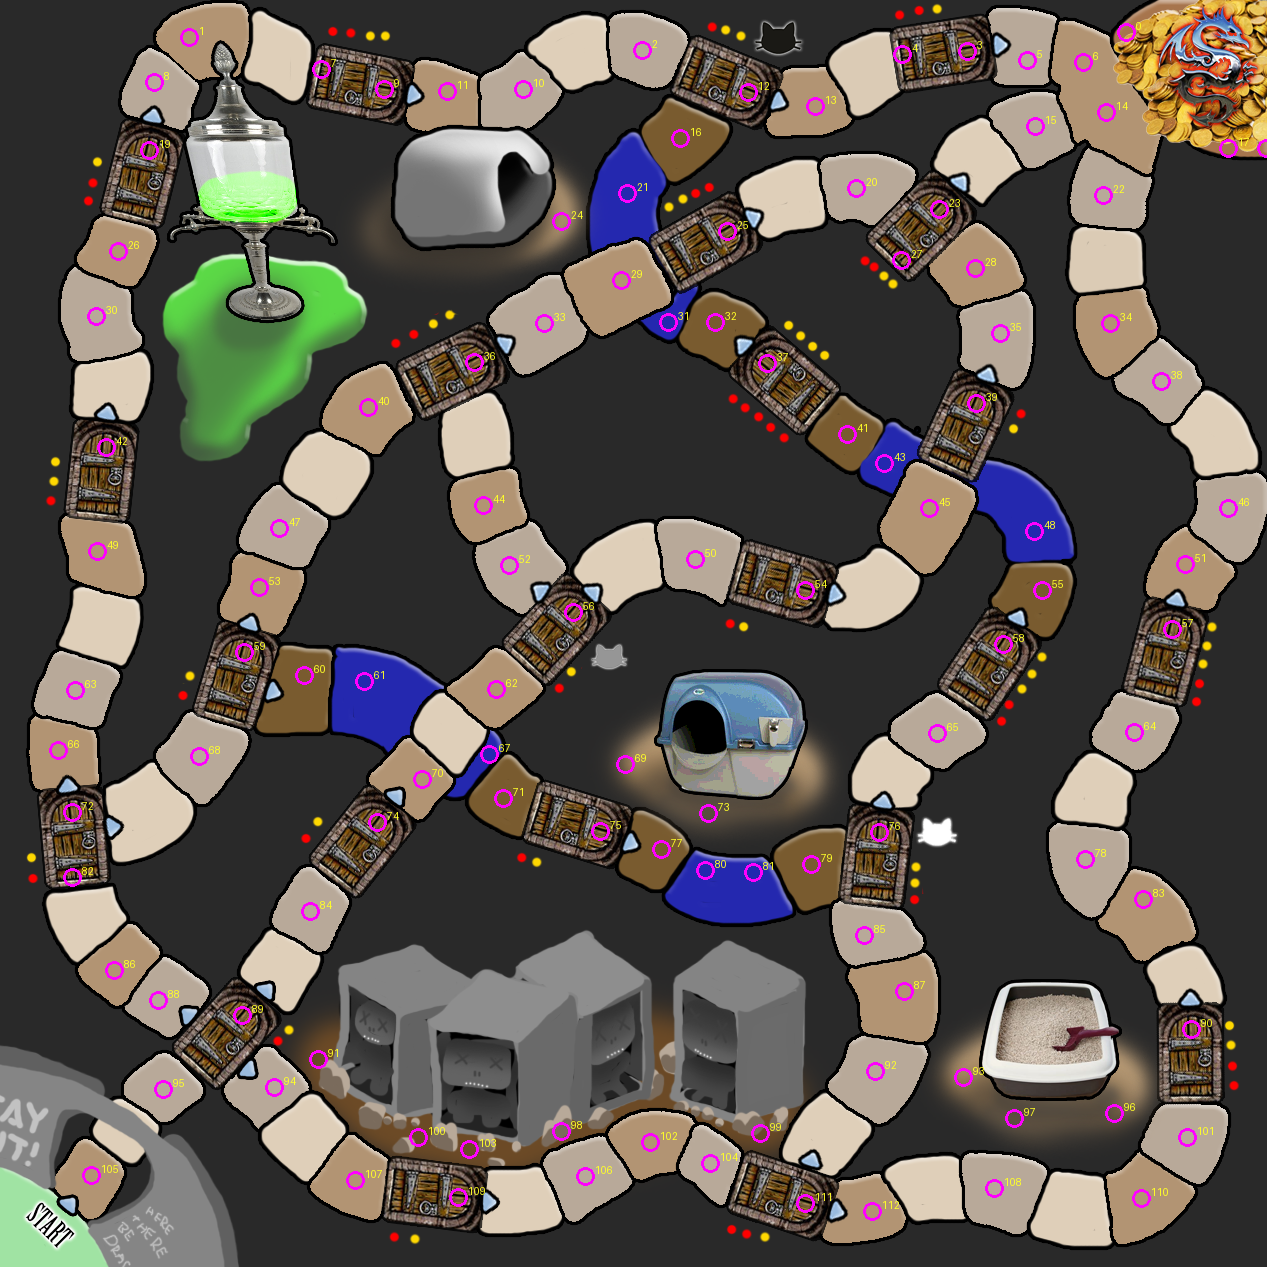

The script that saved this image:
"""Peak-detect every path tile on DD3 Board.png (no blob-merge)."""
from PIL import Image, ImageDraw
import numpy as np
from pathlib import Path
from scipy.ndimage import gaussian_filter, maximum_filter

ROOT = Path(r"c:\Users\David\Desktop\Jovian Games\Games\Dragons Den III")
im = Image.open(ROOT / "public" / "assets" / "DD3-Board.png").convert("RGB")
arr = np.array(im)
h, w, _ = arr.shape
r, g, b = arr[:, :, 0].astype(int), arr[:, :, 1].astype(int), arr[:, :, 2].astype(int)

beige = (r > 145) & (r < 240) & (g > 108) & (g < 205) & (b > 65) & (b < 170) & ((r - b) > 22) & ((r - g) > 4)
brown = (r > 78) & (r < 170) & (g > 45) & (g < 130) & (b > 20) & (b < 95) & (r > g + 6) & ((r - b) > 24)
blue = (b > 85) & (b > r + 28) & (b > g + 4) & (r < 145)
wood = (r > 88) & (r < 190) & (g > 48) & (g < 135) & (b > 22) & (b < 100) & (r > g + 8) & ((r - b) > 32)
gold = (r > 180) & (g > 100) & (b < 85)
green = (g > r + 18) & (g > 85) & (b < 150)
gray = (np.abs(r - g) < 16) & (np.abs(g - b) < 16) & (r > 60) & (r < 175)

mask = (beige | brown | blue | wood).astype(np.float32)
mask[gold] = 0
mask[green] = 0

def punch(x0, y0, x1, y1, val=0):
    mask[int(y0 / 100 * h) : int(y1 / 100 * h), int(x0 / 100 * w) : int(x1 / 100 * w)] = val

punch(29, 70, 60, 88)   # dead cat boxes
punch(79, 73, 92, 87)   # litter pan
punch(50, 50, 66, 64)   # litter robot
punch(30, 9, 41, 20)    # igloo
punch(14, 10, 26, 28)   # goblet bowl + spill (not the surrounding path)
punch(90, 0, 100, 8)    # gold coins

blur = gaussian_filter(mask, 7)
# local maxima
win = 22
mx = maximum_filter(blur, size=win)
peaks = (blur == mx) & (blur > 0.22)
ys, xs = np.where(peaks)
cand = list(zip(xs.tolist(), ys.tolist(), blur[ys, xs].tolist()))
cand.sort(key=lambda p: -p[2])

min_dist = 38  # px
kept = []
for x, y, s in cand:
    if any((x - kx) ** 2 + (y - ky) ** 2 < min_dist ** 2 for kx, ky, *_ in kept):
        continue
    # skip leftover gold
    if x > 1180 and y < 90:
        continue
    kept.append((x, y, s))

kept.sort(key=lambda p: (p[1], p[0]))
print("peaks", len(kept))
out = im.copy()
d = ImageDraw.Draw(out)
for i, (x, y, s) in enumerate(kept):
    d.ellipse([x - 9, y - 9, x + 9, y + 9], outline=(255, 0, 255), width=3)
    d.text((x + 10, y - 12), str(i), fill=(255, 255, 40))
out.save(ROOT / "_overlay_peaks.png")
for i, (x, y, s) in enumerate(kept):
    print(f"{i:3d}  {x / w * 100:5.1f} {y / h * 100:5.1f}")
